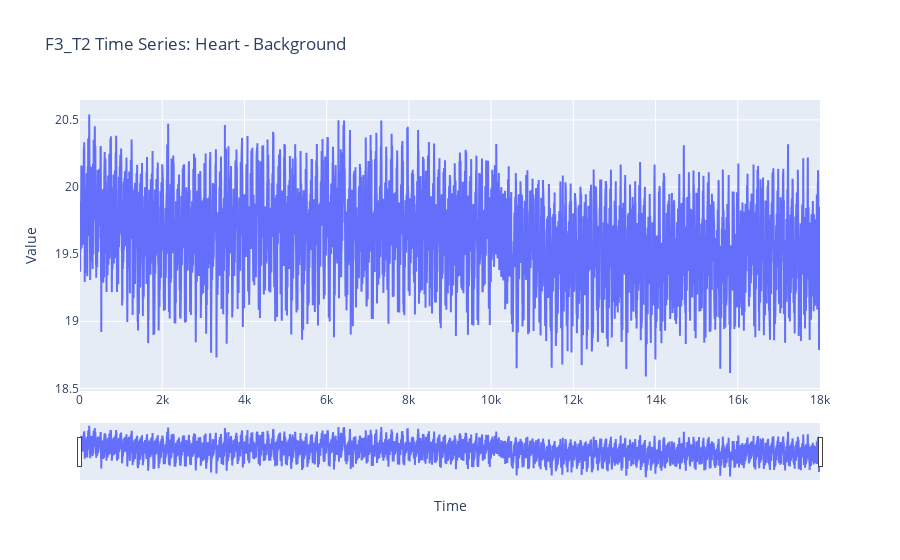

This figure's notebook cell:
### Markdown cell above
# if data is in tiff

### Code cell
import pandas as pd
import plotly.graph_objects as go

# Function to load CSV files
def load_csv(file_path):
    return pd.read_csv(file_path)

# Load the CSV files
bg_file_path = r'E:\heart_beat\Maha\f3t4_bg.csv'
heart_file_path = r'E:\heart_beat\Maha\f3t4_heart.csv'
#jaw_file_path =r'E:\heart_beat\jaw_F2_T3.csv'
bg_df = load_csv(bg_file_path)
heart_df = load_csv(heart_file_path)
#jaw_df=load_csv(jaw_file_path)
# Ensure that the dataframes are aligned by the same index or time column
# Assuming both files have a 'time' column and the same time points
# If they have different columns, adjust accordingly


bg_df.set_index('Slice', inplace=True)
heart_df.set_index('Slice', inplace=True)
#jaw_df.set_index('Slice', inplace=True)

# Subtract background from heart
result_df = heart_df - bg_df
#result_df = result_df1 - jaw_df

#csv_path = r"E:\heart_beat\F2_T3.csv"
#result_df.to_csv(csv_path, index=False)

# Create an interactive plot
fig = go.Figure()

fig.add_trace(go.Scatter(x=result_df.index, y=result_df.values.flatten(), mode='lines', name='Heart - Background'))

# Update layout for better interactivity
fig.update_layout(
    title='F3_T2 Time Series: Heart - Background',
    xaxis_title='Time',
    yaxis_title='Value',
    xaxis_rangeslider_visible=True
)

# Show the plot
fig.show()

### Figure 1 — Plotly figure (JSON) as saved in the notebook; plotly's stock layout.template omitted (floating-point values rounded to 4 significant figures; data arrays with more than 128 entries replaced by an {"elided": "..."} marker saying what was removed)
{"data": [{"mode": "lines", "name": "Heart - Background", "type": "scatter", "x": {"elided": "18000 int values"}, "y": {"elided": "18000 float values"}}], "layout": {"title": {"text": "F3_T2 Time Series: Heart - Background"}, "xaxis": {"rangeslider": {"visible": true}, "title": {"text": "Time"}}, "yaxis": {"title": {"text": "Value"}}}}
